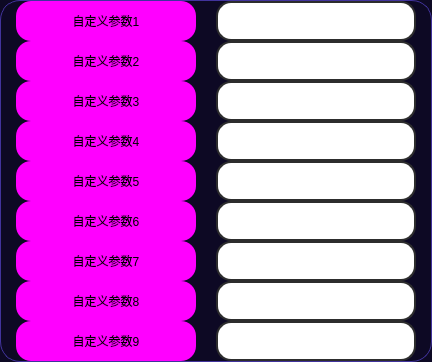
             <widget class="QFrame" name="frame_25">
              <property name="styleSheet">
               <string notr="true">QFrame {
	background-color: rgb(13, 9, 36);
	border: 1px solid rgb(65, 51, 156);
	border-radius: 20px;
}
QFrame:hover {
	border: 1px solid rgb(65, 51, 156);
}</string>
              </property>
              <property name="frameShape">
               <enum>QFrame::StyledPanel</enum>
              </property>
              <property name="frameShadow">
               <enum>QFrame::Raised</enum>
              </property>
              <layout class="QHBoxLayout" name="horizontalLayout_6">
               <property name="spacing">
                <number>15</number>
               </property>
               <property name="leftMargin">
                <number>15</number>
               </property>
               <property name="topMargin">
                <number>0</number>
               </property>
               <property name="rightMargin">
                <number>10</number>
               </property>
               <property name="bottomMargin">
                <number>0</number>
               </property>
               <item>
                <widget class="QFrame" name="upper_left_6">
                 <property name="sizePolicy">
                  <sizepolicy hsizetype="Minimum" vsizetype="Expanding">
                   <horstretch>0</horstretch>
                   <verstretch>0</verstretch>
                  </sizepolicy>
                 </property>
                 <property name="minimumSize">
                  <size>
                   <width>185</width>
                   <height>0</height>
                  </size>
                 </property>
                 <property name="maximumSize">
                  <size>
                   <width>185</width>
                   <height>1000</height>
                  </size>
                 </property>
                 <property name="styleSheet">
                  <string notr="true">border:none</string>
                 </property>
                 <property name="frameShape">
                  <enum>QFrame::StyledPanel</enum>
                 </property>
                 <property name="frameShadow">
                  <enum>QFrame::Raised</enum>
                 </property>
                 <layout class="QVBoxLayout" name="verticalLayout_53">
                  <property name="spacing">
                   <number>0</number>
                  </property>
                  <property name="leftMargin">
                   <number>0</number>
                  </property>
                  <property name="topMargin">
                   <number>0</number>
                  </property>
                  <property name="rightMargin">
                   <number>0</number>
                  </property>
                  <property name="bottomMargin">
                   <number>0</number>
                  </property>
                  <item>
                   <widget class="QLabel" name="label_Customized_parameters1">
                    <property name="minimumSize">
                     <size>
                      <width>180</width>
                      <height>40</height>
                     </size>
                    </property>
                    <property name="maximumSize">
                     <size>
                      <width>180</width>
                      <height>40</height>
                     </size>
                    </property>
                    <property name="styleSheet">
                     <string notr="true">QLabel {
	font: 700 18pt &quot;等线&quot;;
	background-color: rgb(255, 0, 255);
	border-radius: 15px;
}

QLabel:hover{
	border: 3px solid rgb(0, 255, 0);
}
QLabel:disabled{
	color: rgb(0, 0, 0);
	border-color: rgb(166, 166, 166);
    background-color: rgb(186, 186, 186);
}</string>
                    </property>
                    <property name="text">
                     <string>自定义参数1</string>
                    </property>
                    <property name="alignment">
                     <set>Qt::AlignCenter</set>
                    </property>
                   </widget>
                  </item>
                  <item>
                   <widget class="QLabel" name="label_Customized_parameters2">
                    <property name="minimumSize">
                     <size>
                      <width>180</width>
                      <height>40</height>
                     </size>
                    </property>
                    <property name="maximumSize">
                     <size>
                      <width>180</width>
                      <height>40</height>
                     </size>
                    </property>
                    <property name="styleSheet">
                     <string notr="true">QLabel {
	font: 700 18pt &quot;等线&quot;;
	background-color: rgb(255, 0, 255);
	border-radius: 15px;
}

QLabel:hover{
	border: 3px solid rgb(0, 255, 0);
}
QLabel:disabled{
	color: rgb(0, 0, 0);
	border-color: rgb(166, 166, 166);
    background-color: rgb(186, 186, 186);
}</string>
                    </property>
                    <property name="text">
                     <string>自定义参数2</string>
                    </property>
                    <property name="alignment">
                     <set>Qt::AlignCenter</set>
                    </property>
                    <property name="buddy">
                     <cstring>symbol_period</cstring>
                    </property>
                   </widget>
                  </item>
                  <item>
                   <widget class="QLabel" name="label_Customized_parameters3">
                    <property name="minimumSize">
                     <size>
                      <width>180</width>
                      <height>40</height>
                     </size>
                    </property>
                    <property name="maximumSize">
                     <size>
                      <width>180</width>
                      <height>40</height>
                     </size>
                    </property>
                    <property name="styleSheet">
                     <string notr="true">QLabel {
	font: 700 18pt &quot;等线&quot;;
	background-color: rgb(255, 0, 255);
	border-radius: 15px;
}

QLabel:hover{
	border: 3px solid rgb(0, 255, 0);
}
QLabel:disabled{
	color: rgb(0, 0, 0);
	border-color: rgb(166, 166, 166);
    background-color: rgb(186, 186, 186);
}</string>
                    </property>
                    <property name="text">
                     <string>自定义参数3</string>
                    </property>
                    <property name="alignment">
                     <set>Qt::AlignCenter</set>
                    </property>
                    <property name="buddy">
                     <cstring>initial_capital</cstring>
                    </property>
                   </widget>
                  </item>
                  <item>
                   <widget class="QLabel" name="label_Customized_parameters4">
                    <property name="minimumSize">
                     <size>
                      <width>180</width>
                      <height>40</height>
                     </size>
                    </property>
                    <property name="maximumSize">
                     <size>
                      <width>180</width>
                      <height>40</height>
                     </size>
                    </property>
                    <property name="styleSheet">
                     <string notr="true">QLabel {
	font: 700 18pt &quot;等线&quot;;
	background-color: rgb(255, 0, 255);
	border-radius: 15px;
}

QLabel:hover{
	border: 3px solid rgb(0, 255, 0);
}
QLabel:disabled{
	color: rgb(0, 0, 0);
	border-color: rgb(166, 166, 166);
    background-color: rgb(186, 186, 186);
}</string>
                    </property>
                    <property name="text">
                     <string>自定义参数4</string>
                    </property>
                    <property name="alignment">
                     <set>Qt::AlignCenter</set>
                    </property>
                    <property name="buddy">
                     <cstring>orientation</cstring>
                    </property>
                   </widget>
                  </item>
                  <item>
                   <widget class="QLabel" name="label_Customized_parameters5">
                    <property name="minimumSize">
                     <size>
                      <width>180</width>
                      <height>40</height>
                     </size>
                    </property>
                    <property name="maximumSize">
                     <size>
                      <width>180</width>
                      <height>40</height>
                     </size>
                    </property>
                    <property name="styleSheet">
                     <string notr="true">QLabel {
	font: 700 18pt &quot;等线&quot;;
	background-color: rgb(255, 0, 255);
	border-radius: 15px;
}

QLabel:hover{
	border: 3px solid rgb(0, 255, 0);
}
QLabel:disabled{
	color: rgb(0, 0, 0);
	border-color: rgb(166, 166, 166);
    background-color: rgb(186, 186, 186);
}</string>
                    </property>
                    <property name="text">
                     <string>自定义参数5</string>
                    </property>
                    <property name="alignment">
                     <set>Qt::AlignCenter</set>
                    </property>
                    <property name="buddy">
                     <cstring>contract_multiples</cstring>
                    </property>
                   </widget>
                  </item>
                  <item>
                   <widget class="QLabel" name="label_Customized_parameters6">
                    <property name="minimumSize">
                     <size>
                      <width>180</width>
                      <height>40</height>
                     </size>
                    </property>
                    <property name="maximumSize">
                     <size>
                      <width>180</width>
                      <height>40</height>
                     </size>
                    </property>
                    <property name="styleSheet">
                     <string notr="true">QLabel {
	font: 700 18pt &quot;等线&quot;;
	background-color: rgb(255, 0, 255);
	border-radius: 15px;
}

QLabel:hover{
	border: 3px solid rgb(0, 255, 0);
}
QLabel:disabled{
	color: rgb(0, 0, 0);
	border-color: rgb(166, 166, 166);
    background-color: rgb(186, 186, 186);
}</string>
                    </property>
                    <property name="text">
                     <string>自定义参数6</string>
                    </property>
                    <property name="alignment">
                     <set>Qt::AlignCenter</set>
                    </property>
                    <property name="buddy">
                     <cstring>margin_rate</cstring>
                    </property>
                   </widget>
                  </item>
                  <item>
                   <widget class="QLabel" name="label_Customized_parameters7">
                    <property name="minimumSize">
                     <size>
                      <width>180</width>
                      <height>40</height>
                     </size>
                    </property>
                    <property name="maximumSize">
                     <size>
                      <width>180</width>
                      <height>40</height>
                     </size>
                    </property>
                    <property name="styleSheet">
                     <string notr="true">QLabel {
	font: 700 18pt &quot;等线&quot;;
	background-color: rgb(255, 0, 255);
	border-radius: 15px;
}

QLabel:hover{
	border: 3px solid rgb(0, 255, 0);
}
QLabel:disabled{
	color: rgb(0, 0, 0);
	border-color: rgb(166, 166, 166);
    background-color: rgb(186, 186, 186);
}</string>
                    </property>
                    <property name="text">
                     <string>自定义参数7</string>
                    </property>
                    <property name="alignment">
                     <set>Qt::AlignCenter</set>
                    </property>
                    <property name="buddy">
                     <cstring>stop_loss</cstring>
                    </property>
                   </widget>
                  </item>
                  <item>
                   <widget class="QLabel" name="label_Customized_parameters">
                    <property name="minimumSize">
                     <size>
                      <width>180</width>
                      <height>40</height>
                     </size>
                    </property>
                    <property name="maximumSize">
                     <size>
                      <width>180</width>
                      <height>40</height>
                     </size>
                    </property>
                    <property name="styleSheet">
                     <string notr="true">QLabel {
	font: 700 18pt &quot;等线&quot;;
	background-color: rgb(255, 0, 255);
	border-radius: 15px;
}

QLabel:hover{
	border: 3px solid rgb(0, 255, 0);
}
QLabel:disabled{
	color: rgb(0, 0, 0);
	border-color: rgb(166, 166, 166);
    background-color: rgb(186, 186, 186);
}</string>
                    </property>
                    <property name="text">
                     <string>自定义参数8</string>
                    </property>
                    <property name="alignment">
                     <set>Qt::AlignCenter</set>
                    </property>
                    <property name="buddy">
                     <cstring>stop_profit</cstring>
                    </property>
                   </widget>
                  </item>
                  <item>
                   <widget class="QLabel" name="label_Customized_parameters9">
                    <property name="minimumSize">
                     <size>
                      <width>180</width>
                      <height>40</height>
                     </size>
                    </property>
                    <property name="maximumSize">
                     <size>
                      <width>180</width>
                      <height>40</height>
                     </size>
                    </property>
                    <property name="styleSheet">
                     <string notr="true">QLabel {
	font: 700 18pt &quot;等线&quot;;
	background-color: rgb(255, 0, 255);
	border-radius: 15px;
}

QLabel:hover{
	border: 3px solid rgb(0, 255, 0);
}
QLabel:disabled{
	color: rgb(0, 0, 0);
	border-color: rgb(166, 166, 166);
    background-color: rgb(186, 186, 186);
}</string>
                    </property>
                    <property name="text">
                     <string>自定义参数9</string>
                    </property>
                    <property name="alignment">
                     <set>Qt::AlignCenter</set>
                    </property>
                   </widget>
                  </item>
                 </layout>
                </widget>
               </item>
               <item>
                <widget class="QFrame" name="upper_right_6">
                 <property name="sizePolicy">
                  <sizepolicy hsizetype="Minimum" vsizetype="Expanding">
                   <horstretch>0</horstretch>
                   <verstretch>0</verstretch>
                  </sizepolicy>
                 </property>
                 <property name="minimumSize">
                  <size>
                   <width>205</width>
                   <height>0</height>
                  </size>
                 </property>
                 <property name="maximumSize">
                  <size>
                   <width>205</width>
                   <height>1000</height>
                  </size>
                 </property>
                 <property name="styleSheet">
                  <string notr="true">border:none</string>
                 </property>
                 <property name="frameShape">
                  <enum>QFrame::StyledPanel</enum>
                 </property>
                 <property name="frameShadow">
                  <enum>QFrame::Raised</enum>
                 </property>
                 <layout class="QVBoxLayout" name="verticalLayout_42">
                  <property name="spacing">
                   <number>0</number>
                  </property>
                  <property name="leftMargin">
                   <number>0</number>
                  </property>
                  <property name="topMargin">
                   <number>0</number>
                  </property>
                  <property name="rightMargin">
                   <number>0</number>
                  </property>
                  <property name="bottomMargin">
                   <number>0</number>
                  </property>
                  <item>
                   <widget class="QLineEdit" name="Customized_parameters1">
                    <property name="minimumSize">
                     <size>
                      <width>200</width>
                      <height>40</height>
                     </size>
                    </property>
                    <property name="maximumSize">
                     <size>
                      <width>200</width>
                      <height>40</height>
                     </size>
                    </property>
                    <property name="styleSheet">
                     <string notr="true">QLineEdit {
	border: 2px solid rgb(45, 45, 45);
	border-radius: 15px;
	padding: 5px;
	background-color: rgb(255, 255, 255);	
	color: rgb(0, 0, 0);
	font: 700 18pt &quot;等线&quot;;
}
QLineEdit:hover {
	border: 3px solid rgb(255, 85, 0);
}
QLineEdit:focus {
	border: 3px solid rgb(255, 85, 0);
	color: rgb(255, 0, 0);
}
QLineEdit:disabled{
	color: rgb(0, 0, 0);
	border-color: rgb(166, 166, 166);
    background-color: rgb(186, 186, 186);
}</string>
                    </property>
                   </widget>
                  </item>
                  <item>
                   <widget class="QLineEdit" name="Customized_parameters2">
                    <property name="minimumSize">
                     <size>
                      <width>200</width>
                      <height>40</height>
                     </size>
                    </property>
                    <property name="maximumSize">
                     <size>
                      <width>200</width>
                      <height>40</height>
                     </size>
                    </property>
                    <property name="styleSheet">
                     <string notr="true">QLineEdit {
	border: 2px solid rgb(45, 45, 45);
	border-radius: 15px;
	padding: 5px;
	background-color: rgb(255, 255, 255);	
	color: rgb(0, 0, 0);
	font: 700 18pt &quot;等线&quot;;
}
QLineEdit:hover {
	border: 3px solid rgb(255, 85, 0);
}
QLineEdit:focus {
	border: 3px solid rgb(255, 85, 0);
	color: rgb(255, 0, 0);
}
QLineEdit:disabled{
	color: rgb(0, 0, 0);
	border-color: rgb(166, 166, 166);
    background-color: rgb(186, 186, 186);
}</string>
                    </property>
                   </widget>
                  </item>
                  <item>
                   <widget class="QLineEdit" name="Customized_parameters3">
                    <property name="minimumSize">
                     <size>
                      <width>200</width>
                      <height>40</height>
                     </size>
                    </property>
                    <property name="maximumSize">
                     <size>
                      <width>200</width>
                      <height>40</height>
                     </size>
                    </property>
                    <property name="styleSheet">
                     <string notr="true">QLineEdit {
	border: 2px solid rgb(45, 45, 45);
	border-radius: 15px;
	padding: 5px;
	background-color: rgb(255, 255, 255);	
	color: rgb(0, 0, 0);
	font: 700 18pt &quot;等线&quot;;
}
QLineEdit:hover {
	border: 3px solid rgb(255, 85, 0);
}
QLineEdit:focus {
	border: 3px solid rgb(255, 85, 0);
	color: rgb(255, 0, 0);
}
QLineEdit:disabled{
	color: rgb(0, 0, 0);
	border-color: rgb(166, 166, 166);
    background-color: rgb(186, 186, 186);
}</string>
                    </property>
                   </widget>
                  </item>
                  <item>
                   <widget class="QLineEdit" name="Customized_parameters4">
                    <property name="minimumSize">
                     <size>
                      <width>200</width>
                      <height>40</height>
                     </size>
                    </property>
                    <property name="maximumSize">
                     <size>
                      <width>200</width>
                      <height>40</height>
                     </size>
                    </property>
                    <property name="styleSheet">
                     <string notr="true">QLineEdit {
	border: 2px solid rgb(45, 45, 45);
	border-radius: 15px;
	padding: 5px;
	background-color: rgb(255, 255, 255);	
	color: rgb(0, 0, 0);
	font: 700 18pt &quot;等线&quot;;
}
QLineEdit:hover {
	border: 3px solid rgb(255, 85, 0);
}
QLineEdit:focus {
	border: 3px solid rgb(255, 85, 0);
	color: rgb(255, 0, 0);
}
QLineEdit:disabled{
	color: rgb(0, 0, 0);
	border-color: rgb(166, 166, 166);
    background-color: rgb(186, 186, 186);
}</string>
                    </property>
                   </widget>
                  </item>
                  <item>
                   <widget class="QLineEdit" name="Customized_parameters5">
                    <property name="minimumSize">
                     <size>
                      <width>200</width>
                      <height>40</height>
                     </size>
                    </property>
                    <property name="maximumSize">
                     <size>
                      <width>200</width>
                      <height>40</height>
                     </size>
                    </property>
                    <property name="styleSheet">
                     <string notr="true">QLineEdit {
	border: 2px solid rgb(45, 45, 45);
	border-radius: 15px;
	padding: 5px;
	background-color: rgb(255, 255, 255);	
	color: rgb(0, 0, 0);
	font: 700 18pt &quot;等线&quot;;
}
QLineEdit:hover {
	border: 3px solid rgb(255, 85, 0);
}
QLineEdit:focus {
	border: 3px solid rgb(255, 85, 0);
	color: rgb(255, 0, 0);
}
QLineEdit:disabled{
	color: rgb(0, 0, 0);
	border-color: rgb(166, 166, 166);
    background-color: rgb(186, 186, 186);
}</string>
                    </property>
                    <property name="text">
                     <string/>
                    </property>
                   </widget>
                  </item>
                  <item>
                   <widget class="QLineEdit" name="Customized_parameters6">
                    <property name="minimumSize">
                     <size>
                      <width>200</width>
                      <height>40</height>
                     </size>
                    </property>
                    <property name="maximumSize">
                     <size>
                      <width>200</width>
                      <height>40</height>
                     </size>
                    </property>
                    <property name="styleSheet">
                     <string notr="true">QLineEdit {
	border: 2px solid rgb(45, 45, 45);
	border-radius: 15px;
	padding: 5px;
	background-color: rgb(255, 255, 255);	
	color: rgb(0, 0, 0);
	font: 700 18pt &quot;等线&quot;;
}
QLineEdit:hover {
	border: 3px solid rgb(255, 85, 0);
}
QLineEdit:focus {
	border: 3px solid rgb(255, 85, 0);
	color: rgb(255, 0, 0);
}
QLineEdit:disabled{
	color: rgb(0, 0, 0);
	border-color: rgb(166, 166, 166);
    background-color: rgb(186, 186, 186);
}</string>
                    </property>
                    <property name="text">
                     <string/>
                    </property>
                   </widget>
                  </item>
                  <item>
                   <widget class="QLineEdit" name="Customized_parameters7">
                    <property name="minimumSize">
                     <size>
                      <width>200</width>
                      <height>40</height>
                     </size>
                    </property>
                    <property name="maximumSize">
                     <size>
                      <width>200</width>
                      <height>40</height>
                     </size>
                    </property>
                    <property name="styleSheet">
                     <string notr="true">QLineEdit {
	border: 2px solid rgb(45, 45, 45);
	border-radius: 15px;
	padding: 5px;
	background-color: rgb(255, 255, 255);	
	color: rgb(0, 0, 0);
	font: 700 18pt &quot;等线&quot;;
}
QLineEdit:hover {
	border: 3px solid rgb(255, 85, 0);
}
QLineEdit:focus {
	border: 3px solid rgb(255, 85, 0);
	color: rgb(255, 0, 0);
}
QLineEdit:disabled{
	color: rgb(0, 0, 0);
	border-color: rgb(166, 166, 166);
    background-color: rgb(186, 186, 186);
}</string>
                    </property>
                   </widget>
                  </item>
                  <item>
                   <widget class="QLineEdit" name="Customized_parameters8">
                    <property name="minimumSize">
                     <size>
                      <width>200</width>
                      <height>40</height>
                     </size>
                    </property>
                    <property name="maximumSize">
                     <size>
                      <width>200</width>
                      <height>40</height>
                     </size>
                    </property>
                    <property name="styleSheet">
                     <string notr="true">QLineEdit {
	border: 2px solid rgb(45, 45, 45);
	border-radius: 15px;
	padding: 5px;
	background-color: rgb(255, 255, 255);	
	color: rgb(0, 0, 0);
	font: 700 18pt &quot;等线&quot;;
}
QLineEdit:hover {
	border: 3px solid rgb(255, 85, 0);
}
QLineEdit:focus {
	border: 3px solid rgb(255, 85, 0);
	color: rgb(255, 0, 0);
}
QLineEdit:disabled{
	color: rgb(0, 0, 0);
	border-color: rgb(166, 166, 166);
    background-color: rgb(186, 186, 186);
}</string>
                    </property>
                   </widget>
                  </item>
                  <item>
                   <widget class="QLineEdit" name="Customized_parameters9">
                    <property name="minimumSize">
                     <size>
                      <width>200</width>
                      <height>40</height>
                     </size>
                    </property>
                    <property name="maximumSize">
                     <size>
                      <width>200</width>
                      <height>40</height>
                     </size>
                    </property>
                    <property name="styleSheet">
                     <string notr="true">QLineEdit {
	border: 2px solid rgb(45, 45, 45);
	border-radius: 15px;
	padding: 5px;
	background-color: rgb(255, 255, 255);	
	color: rgb(0, 0, 0);
	font: 700 18pt &quot;等线&quot;;
}
QLineEdit:hover {
	border: 3px solid rgb(255, 85, 0);
}
QLineEdit:focus {
	border: 3px solid rgb(255, 85, 0);
	color: rgb(255, 0, 0);
}
QLineEdit:disabled{
	color: rgb(0, 0, 0);
	border-color: rgb(166, 166, 166);
    background-color: rgb(186, 186, 186);
}</string>
                    </property>
                   </widget>
                  </item>
                 </layout>
                </widget>
               </item>
              </layout>
             </widget>
